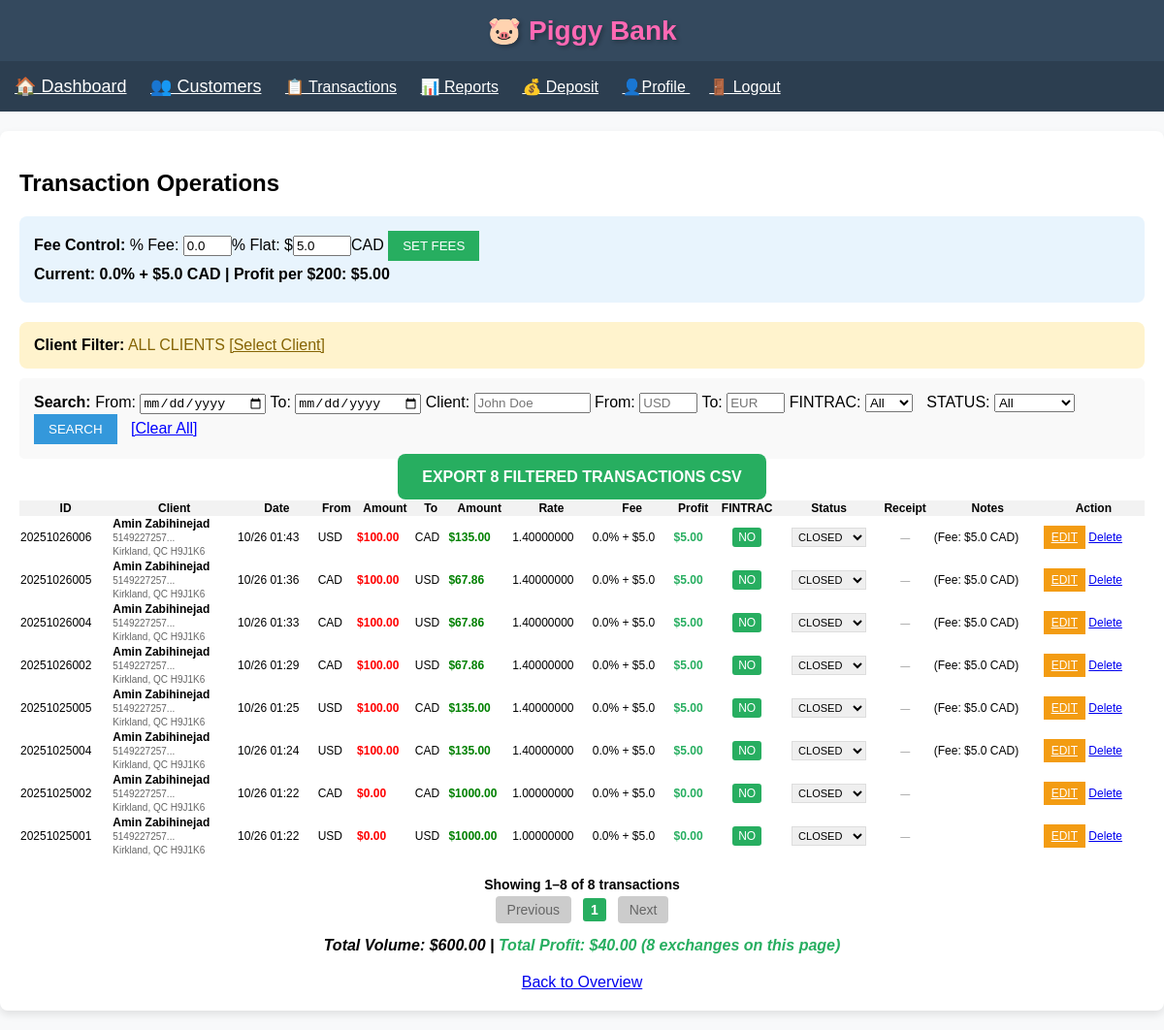
Page /transactions (signed in) on the earlier database version.
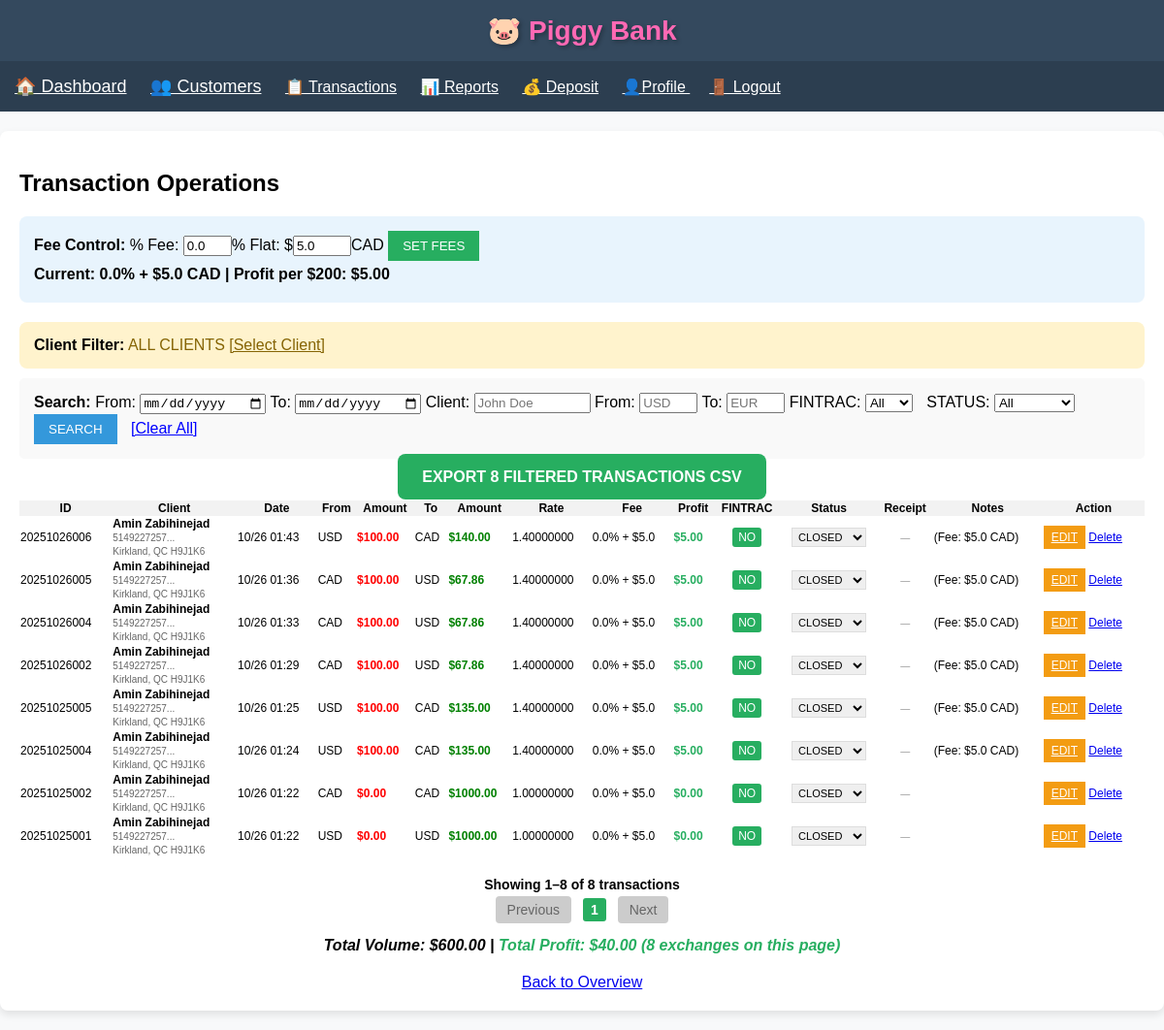
Same page on the later database version.
### app.py (models this page shows)
class Transaction(db.Model):
    id = db.Column(db.Integer, primary_key=True, autoincrement=True)  # AUTO
    tx_ref = db.Column(db.String(11), unique=True, nullable=False, index=True)  # DISPLAY ID
    date = db.Column(db.DateTime, default=datetime.utcnow)
    from_currency = db.Column(db.String(3), nullable=False)
    to_currency = db.Column(db.String(3), nullable=False)
    from_amount = db.Column(db.Float, nullable=False)
    to_amount = db.Column(db.Float, nullable=False)
    exchange_rate = db.Column(db.Float, nullable=False)
    notes = db.Column(db.Text, nullable=True)
    is_fintrac = db.Column(db.Boolean, default=False)
    client_id = db.Column(db.Integer, db.ForeignKey('client.id'), nullable=False)
    receipt_filename = db.Column(db.String(100))
    status = db.Column(db.String(10), default='closed')

class Client(db.Model):
    id = db.Column(db.Integer, primary_key=True)
    first_name = db.Column(db.String(100), nullable=False)
    last_name = db.Column(db.String(100), nullable=False)
    email = db.Column(db.String(120), nullable=False)
    phone = db.Column(db.String(20), nullable=False)
    apartment = db.Column(db.String(20))
    civic_number = db.Column(db.String(20), nullable=False)
    street = db.Column(db.String(200), nullable=False)
    city = db.Column(db.String(100), nullable=False)
    province = db.Column(db.String(10), nullable=False)
    postal_code = db.Column(db.String(10), nullable=False)
    risk_level = db.Column(db.String(20), default='low risk')
    notes = db.Column(db.Text)
    created_at = db.Column(db.DateTime, default=datetime.utcnow)
    id1_type = db.Column(db.String(50))
    id1_issued_by = db.Column(db.String(100))
    id1_number = db.Column(db.String(50))
    id1_expiry_date = db.Column(db.Date)
    id1_filename = db.Column(db.String(255))
    id1_filesize = db.Column(db.Integer)
    id1_last_download = db.Column(db.DateTime)
    id2_type = db.Column(db.String(50))
    id2_issued_by = db.Column(db.String(100))
    id2_number = db.Column(db.String(50))
    id2_expiry_date = db.Column(db.Date)
    id2_filename = db.Column(db.String(255))
    id2_filesize = db.Column(db.Integer)
    id2_last_download = db.Column(db.DateTime)
    id3_type = db.Column(db.String(50))
    id3_issued_by = db.Column(db.String(100))
    id3_number = db.Column(db.String(50))
    id3_expiry_date = db.Column(db.Date)
    id3_filename = db.Column(db.String(255))
    id3_filesize = db.Column(db.Integer)
    id3_last_download = db.Column(db.DateTime)
    transactions = db.relationship('Transaction', backref='client', lazy=True)

### app.py (the view, shortened to what this page needs)
@app.route('/transactions')
def transactions():
    if 'user_id' not in session: return redirect(url_for('login'))
    page = int(request.args.get('page', 1)); per_page = 10
    from_date = request.args.get('from_date', ''); to_date = request.args.get('to_date', '')
    search_client = request.args.get('client_name', ''); search_from = request.args.get('from_currency', '').upper()
    search_to = request.args.get('to_currency', '').upper(); fintrac = request.args.get('fintrac', '')
    status = request.args.get('status', '')
    query = Transaction.query.order_by(Transaction.date.desc())
    if from_date:
        try: query = query.filter(Transaction.date >= datetime.strptime(from_date, '%Y-%m-%d'))
        except: pass
    if to_date:
        try: end_dt = datetime.combine(datetime.strptime(to_date, '%Y-%m-%d'), time.max)
        except: pass; query = query.filter(Transaction.date <= end_dt)
    if search_client:
        name = f"%{search_client}%"
        query = query.join(Client).filter(or_(Client.first_name.ilike(name), Client.last_name.ilike(name),
                                             func.concat(Client.first_name, ' ', Client.last_name).ilike(name)))
    if search_from: query = query.filter(Transaction.from_currency == search_from)
    if search_to: query = query.filter(Transaction.to_currency == search_to)
    if fintrac == 'yes': query = query.filter(Transaction.is_fintrac == True)
    elif fintrac == 'no': query = query.filter(Transaction.is_fintrac == False)
    if status: query = query.filter(Transaction.status == status)
    total_count = query.count()
    total_pages = ceil(total_count / per_page) if total_count > 0 else 1
    page = max(1, min(page, total_pages))
    transactions = query.offset((page - 1) * per_page).limit(per_page).all()
    return render_template('transactions.html', transactions=transactions, page=page, total_count=total_count,
                           total_pages=total_pages, from_date=from_date, to_date=to_date, search_client=search_client,
                           search_from=search_from, search_to=search_to, fintrac=fintrac, status=status,
                           current_fee=round(FEE_PERCENTAGE*100, 1), current_flat_fee=round(FLAT_FEE_CAD, 2))

### templates/transactions.html (shortened to what this page needs)
{% extends "base.html" %}
{% block content %}
    <h2>Transaction Operations</h2>
    {% if session.is_admin %}
    <div style="background:#e8f4fd; padding:15px; border-radius:8px; margin-bottom:20px;">
        <strong>Fee Control:</strong>
        <form method="POST" action="{{ url_for('set_fees') }}" style="display:inline;">
            % Fee: <input type="number" name="fee_percentage" step="0.1" value="{{ current_fee }}" style="width:50px;">%
            Flat: $<input type="number" name="flat_fee_cad" step="0.01" value="{{ current_flat_fee }}" style="width:60px;">CAD
            <input type="submit" value="SET FEES" style="padding:8px 15px; background:#27ae60; color:white; border:none;">
        </form>
        <p style="margin:5px 0; font-weight:bold;">
            <strong>Current:</strong> {{ current_fee }}% + ${{ current_flat_fee }} CAD |
            <strong>Profit per $200:</strong> ${{ "%.2f"|format((200 * current_fee / 100) + current_flat_fee) }}
        </p>
    </div>
    {% endif %}
    <div style="background:#fff3cd; padding:15px; border-radius:8px; margin-bottom:10px;">
        <strong>Client Filter:</strong>
        {% if session.selected_client_id %}
            <span style="color:#856404;">{{ session.selected_client_name }} Selected</span>
            <a href="{{ url_for('index') }}" style="color:#856404;">[Change Client]</a>
        {% else %}
            <span style="color:#856404;">ALL CLIENTS</span>
            <a href="{{ url_for('index') }}" style="color:#856404;">[Select Client]</a>
        {% endif %}
    </div>
    <div style="background: #f9f9f9; padding: 15px; margin: 10px 0; border-radius: 5px;">
        <form method="GET">
            <strong>Search:</strong>
            <label>From: <input type="date" name="from_date" value="{{ from_date }}" style="width:130px;"></label>
            <label>To: <input type="date" name="to_date" value="{{ to_date }}" style="width:130px;"></label>
            Client: <input type="text" name="client_name" placeholder="John Doe" value="{{ search_client }}" style="width:120px;">
            From: <input type="text" name="from_currency" placeholder="USD" value="{{ search_from }}" style="width:60px;">
            To: <input type="text" name="to_currency" placeholder="EUR" value="{{ search_to }}" style="width:60px;">
            FINTRAC:
            <select name="fintrac" style="margin-right:10px;">
                <option value="">All</option>
            </select>
            STATUS:
            <select name="status" style="margin-right:10px;">
                <option value="">All</option>
            </select>
            <input type="submit" value="SEARCH" style="padding:8px 15px; background:#3498db; color:white; border:none;">
            <a href="{{ url_for('transactions') }}" style="color:blue; margin-left:10px;">[Clear All]</a>
        </form>
    </div>
    {% if transactions %}
        <div style="text-align:center; margin-bottom:15px;">
            <a href="{{ url_for('export_csv',
                from_date=from_date, to_date=to_date,
                client_name=search_client, from_currency=search_from, to_currency=search_to,
                fintrac=fintrac, status=status) }}"
               style="background:#27ae60; color:white; padding:15px 25px; text-decoration:none; border-radius:8px; font-size:16px; font-weight:bold;">
                EXPORT {{ total_count }} FILTERED TRANSACTIONS CSV
            </a>
        </div>
        <table style="width:100%; border-collapse: collapse; font-size:12px;">
            <tr style="background:#f2f2f2;">
                <th>ID</th>
                <th>Client</th>
                <th>Date</th>
                <th>From</th>
                <th>Amount</th>
                <th>To</th>
                <th>Amount</th>
                <th>Rate</th>
                <th>Fee</th>
                <th>Profit</th>
                <th>FINTRAC</th>
                <th>Status</th>
                <th>Receipt</th>
                <th>Notes</th>
                <th>Action</th>
            </tr>
            {% for tx in transactions %}
                {% set profit = ((tx.from_amount * current_fee / 100) + current_flat_fee)|round(2) if tx.from_amount > 0 else 0 %}
                <tr {% if tx.status == 'pending' %}style="background:#fff2cc;"{% endif %}>
                    <td>{{ tx.tx_ref }}</td>
                    <td style="white-space: nowrap;">
                        <strong>{{ tx.client.first_name }} {{ tx.client.last_name }}</strong><br>
                        <small style="color:#666;">
                            {{ tx.client.phone[:12] }}...<br>
                            {{ tx.client.city }}, {{ tx.client.province }} {{ tx.client.postal_code }}
                        </small>
                    </td>
                    <td>{{ tx.date.strftime('%m/%d %H:%M') }}</td>
                    <td>{{ tx.from_currency }}</td>
                    <td style="color: red; font-weight: bold;">${{ "%.2f"|format(tx.from_amount) }}</td>
                    <td>{{ tx.to_currency }}</td>
                    <td style="color: green; font-weight: bold;">${{ "%.2f"|format(tx.to_amount) }}</td>
                    <td style="white-space: nowrap;">{{ "%.8f"|format(tx.exchange_rate) }}</td>
                    <td style="white-space: nowrap;">{{ current_fee }}% + ${{ current_flat_fee }}</td>
                    <td style="color: #27ae60; font-weight: bold;">${{ "%.2f"|format(profit) }}</td>
                    <td style="text-align:center;">
                        {% if tx.is_fintrac %}
                            <span style="background:#e74c3c; color:white; padding:3px 8px; border-radius:3px; font-weight:bold;">YES</span>
                        {% else %}
                            <span style="background:#27ae60; color:white; padding:3px 6px; border-radius:3px;">NO</span>
                        {% endif %}
                    </td>
                    <td style="text-align:center;">
                        <form method="POST" action="{{ url_for('update_status', tx_id=tx.tx_ref) }}" style="display:inline;">
                            <select name="status" onchange="this.form.submit()" style="font-size:11px; padding:2px; border:1px solid #ddd;">
                                <option value="closed" {% if tx.status == 'closed' %}selected{% endif %}>CLOSED</option>
                            </select>
                        </form>
                    </td>
                    <td style="text-align:center;">
                        {% if tx.receipt_filename %}
                            <a href="{{ url_for('download_receipt', tx_id=tx.tx_ref) }}"
                               style="background:#27ae60; color:white; padding:5px 8px; text-decoration:none; border-radius:3px; font-size:10px;"
                               title="{{ tx.receipt_filename }}">
                                DOWNLOAD
                            </a>
                        {% else %}
                            <span style="color:#999; font-size:10px;">—</span>
                        {% endif %}
                    </td>
                    <td style="max-width:150px;">{{ (tx.notes or '')[:30] }}{% if tx.notes|length > 30 %}...{% endif %}</td>
                    <td>
                        <a href="{{ url_for('edit_transaction', tx_id=tx.id) }}" style="background:#f39c12; color:white; padding:5px 8px;">EDIT</a>
                        <a href="{{ url_for('delete_transaction', tx_id=tx.id) }}"
   onclick="return confirm('Delete transaction {{ tx.tx_ref }}?')">
   Delete
</a>
                    </td>
                </tr>
            {% endfor %}
        </table>
        <div style="text-align:center; margin:20px 0; font-size:14px;">
            <strong>
                Showing {{ ((page - 1) * 10 + 1) }}–{{ [page * 10, total_count]|min }} of {{ total_count }} transactions
            </strong>
            <div style="margin-top:10px;">
                {% if page > 1 %}
                    <a href="{{ url_for('transactions', page=page-1,
                        from_date=from_date, to_date=to_date,
                        client_name=search_client, from_currency=search_from, to_currency=search_to,
                        fintrac=fintrac, status=status) }}"
                       style="margin:0 5px; padding:6px 12px; background:#3498db; color:white; text-decoration:none; border-radius:4px;">
                        Previous
                    </a>
                {% else %}
                    <span style="margin:0 5px; padding:6px 12px; background:#ccc; color:#666; border-radius:4px;">Previous</span>
                {% endif %}
                {% set start_page = [page - 2, 1]|max %}
                {% set end_page = [page + 2, total_pages]|min %}
                {% for p in range(start_page, end_page + 1) %}
                    {% if p == page %}
                        <strong style="margin:0 3px; padding:4px 8px; background:#27ae60; color:white; border-radius:3px;">{{ p }}</strong>
                    {% endif %}
                {% endfor %}
                {% if page < total_pages %}
                    <a href="{{ url_for('transactions', page=page+1,
                        from_date=from_date, to_date=to_date,
                        client_name=search_client, from_currency=search_from, to_currency=search_to,
                        fintrac=fintrac, status=status) }}"
                       style="margin:0 5px; padding:6px 12px; background:#3498db; color:white; text-decoration:none; border-radius:4px;">
                        Next
                    </a>
                {% else %}
                    <span style="margin:0 5px; padding:6px 12px; background:#ccc; color:#666; border-radius:4px;">Next</span>
                {% endif %}
            </div>
        </div>
        <p style="margin-top:10px; font-weight:bold; text-align:center;">
            <em>
                Total Volume: ${{ "%.2f"|format(transactions|sum(attribute='from_amount')) }} |
                <span style="color:#27ae60;">
                    Total Profit: ${{ "%.2f"|format((transactions|sum(attribute='from_amount') * current_fee / 100) + (transactions|length * current_flat_fee)) }}
                    ({{ transactions|length }} exchanges on this page)
                </span>
            </em>
        </p>
    {% else %}
        <div style="text-align:center; padding:30px; color:#666;">
            <h3>No transactions found!</h3>
            <p>Select a client and add transactions from <a href="{{ url_for('index') }}">Overview</a></p>
        </div>
    {% endif %}
    <div style="margin-top:20px; text-align:center;">
        <a href="{{ url_for('index') }}" style="font-size:16px;">Back to Overview</a>
    </div>
{% endblock %}

### templates/base.html (shortened to what this page needs)
<!DOCTYPE html>
<html lang="en">
<head>
</head>
<body>
    <div class="header">
        <h1>🐷 <span style="color: #ff69b4;">Piggy Bank</span></h1>
    </div>
   <nav style="background:#2c3e50; padding:15px;">
    <a href="{{ url_for('index') }}" style="color:white; margin-right:20px; font-size:18px;">🏠 Dashboard</a>
    <a href="{{ url_for('customers') }}" style="color:white; margin-right:20px; font-size:18px;">👥 Customers</a>
    <a href="{{ url_for('transactions') }}" style="color:white; margin-right:20px;">📋 Transactions</a>
	<a href="{{ url_for('reports') }}"style="color:white; margin-right:20px;">📊 Reports</a>
    <a href="{{ url_for('deposit') }}" style="color:white; margin-right:20px;">💰 Deposit</a>
    <a href="{{ url_for('profile') }}" style="color:white; margin-right:20px;">👤Profile {{ session.username }}</a>
    <a href="{{ url_for('logout') }}" style="color:white;">🚪 Logout</a>
	</nav>
    <div class="container">
        {% block content %}{% endblock %}
    </div>
</body>
</html>

Differences in the rows shown:
changed Transaction (number 1 of 8 on the later page): to_amount "135.00" → "140.00"
